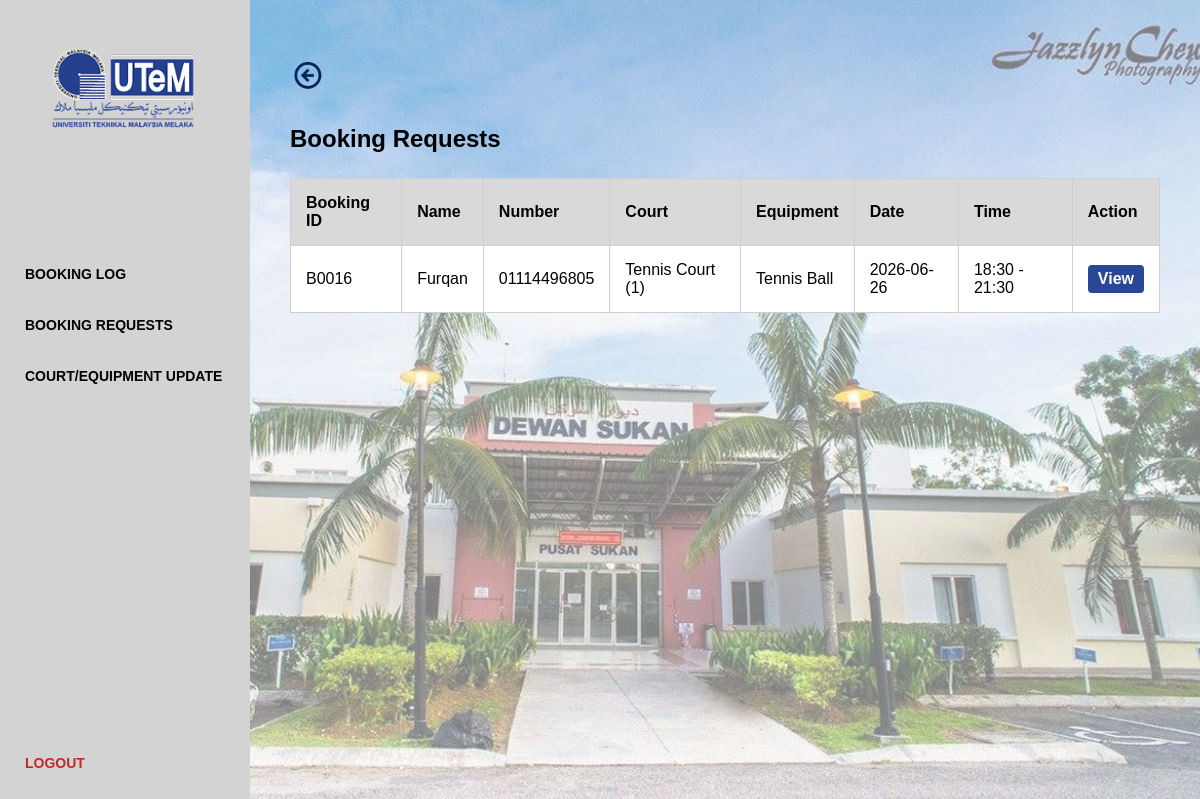
Page /AdminBookingRequest.php on the committed database.
### tables this page shows
CREATE TABLE IF NOT EXISTS `booking` (
  `booking_id` int(11) NOT NULL AUTO_INCREMENT,
  `booking_status` varchar(50) NOT NULL DEFAULT 'Pending',
  `booking_details` varchar(255) DEFAULT NULL,
  `guest_id` int(11) DEFAULT NULL,
  `rejection_reason` varchar(200) DEFAULT NULL,
  PRIMARY KEY (`booking_id`),
  KEY `guest_id` (`guest_id`)
);

### AdminBookingRequest.php (the view, shortened to what this page needs)
<?php
include "db.php";
$sql = "SELECT * FROM booking WHERE booking_status = 'Pending' ORDER BY booking_id DESC";
$result = $conn->query($sql);
?>
<!DOCTYPE html>
<html lang="en">
<head>
</head>
<body>
<header>
  <div class="logo">
    <img src="UTeM Clear.png" alt="UTeM Logo">
  </div>
  <nav style="height: 70vh;">
    <ul style="display: flex; flex-direction: column; height: 100%; list-style: none; padding: 0; margin: 0;">
        <li><a href="AdminBookingLog.php">BOOKING LOG</a></li>
        <li><a href="AdminBookingRequest.php">BOOKING REQUESTS</a></li>
        <li><a href="AdminUpdate.php">COURT/EQUIPMENT UPDATE</a></li>
        <li style="margin-top: auto; padding-bottom: 20px;"><a href="index.php" style="color: #c62828;">LOGOUT</a></li>
    </ul>
  </nav>
</header>
<main>
    <div class="container">
        <a href="adminhome.php" class="back-btn">
            <img src="BackArrowButton.png" alt="Back" class="back-arrow-img">
        </a>
    </div>
    <h2>Booking Requests</h2>
    <?php if ($result->num_rows > 0) { ?>
      <table>
        <tr>
          <th>Booking ID</th>
          <th>Name</th>
          <th>Number</th>
          <th>Court</th>
          <th>Equipment</th>
          <th>Date</th>
          <th>Time</th>
          <th>Action</th>
        </tr>
        <?php while ($row = $result->fetch_assoc()) {
          $details = explode("\t", $row['booking_details']);
          $name = $details[0] ?? '';
          $phone = $details[1] ?? '';
          $court = $details[4] ?? '';
          $date = $details[5] ?? '';
          $timeFrom = $details[6] ?? '';
          $timeTo = $details[7] ?? '';
          $equipment = $details[8] ?? '';
        ?>
        <tr>
          <td>B<?php echo str_pad($row['booking_id'], 4, "0", STR_PAD_LEFT); ?></td>
          <td><?php echo htmlspecialchars($name); ?></td>
          <td><?php echo htmlspecialchars($phone); ?></td>
          <td><?php echo htmlspecialchars($court); ?></td>
          <td><?php echo htmlspecialchars($equipment); ?></td>
          <td><?php echo htmlspecialchars($date); ?></td>
          <td><?php echo htmlspecialchars($timeFrom . " - " . $timeTo); ?></td>
          <td>
            <a class="view-btn" href="AdminBookingDetails.php?id=<?php echo $row['booking_id']; ?>">
              View
            </a>
          </td>
        </tr>
        <?php } ?>
      </table>
    <?php } else { ?>
      <div class="empty">No pending booking requests.</div>
    <?php } ?>
</main>
</body>
</html>

### AdminBookingRequest.php (style rules this page uses)
* { box-sizing: border-box; }
body { margin: 0; font-family: Arial, sans-serif; color: #000; background: url('Main Background.png') no-repeat center center fixed; background-size: cover; display: flex; min-height: 100vh; }
header { width: 250px; min-height: 100vh; background: #d3d3d3; display: flex; flex-direction: column; align-items: center; padding-top: 50px; flex-shrink: 0; }
.logo img { width: 150px; height: auto; margin-bottom: 95px; }
nav { width: 100%; margin-top: 20px; }
nav ul { padding: 0; margin: 0; width: 100%; list-style: none; }
nav ul li { width: 100%; margin-bottom: 5px; }
nav ul li a { display: block; padding: 15px 25px; text-decoration: none; color: #000000; font-size: 14px; font-weight: 600; transition: all 0.3s ease; }
main { flex: 1; padding: 60px 40px; display: flex; flex-direction: column; }
h2 { margin-bottom: 25px; }
table { width: 100%; border-collapse: collapse; background: white; }
table th { background: #d9d9d9; padding: 15px; border: 1px solid #cfcfcf; text-align: left; }
table td { padding: 15px; border: 1px solid #cfcfcf; }
.back-btn { display: block; text-align: left; margin-bottom: 15px; transition: transform 0.2s ease; width: max-content; }
.back-arrow-img { width: 35px; height: auto; vertical-align: middle; }
.view-btn { display: inline-block; padding: 5px 10px; background: #294797; color: white; text-decoration: none; border-radius: 4px; font-weight: bold; }

### rows in the picture
booking: booking_id "0016", booking_details "Furqan", booking_details "01114496805", booking_details "Tennis Court (1)", booking_details "Tennis Ball", booking_details "2026-06-26", booking_details "18:30 - 21:30"
